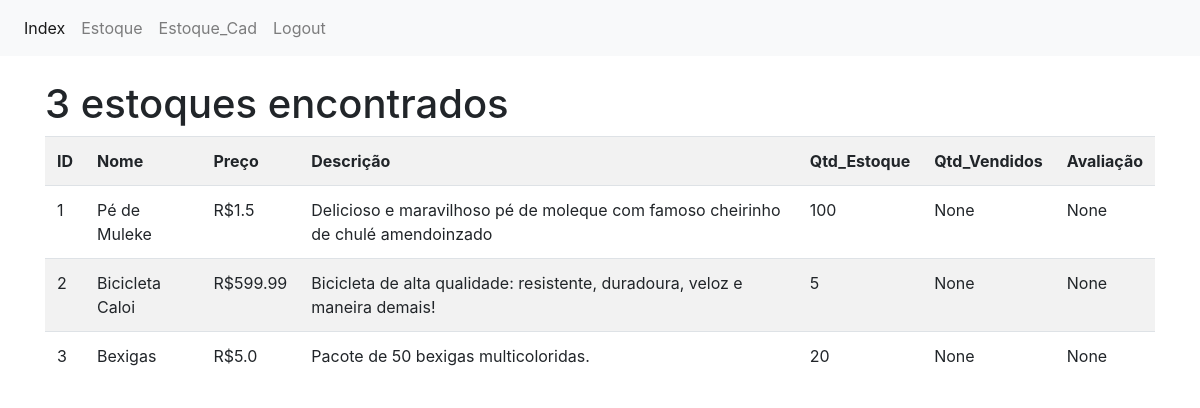
/estoque (signed in), run on the app's committed database.
### app/models/estoque.py (models this page shows, shortened)
class Estoque(db.Model):
  id = db.Column(db.Integer(), primary_key=True)
  produto_nome = db.Column(db.String(64), index=True)
  produto_dsc = db.Column(db.String(512), index=True)
  qtd_estoque = db.Column(db.Integer(), index=True)
  qtd_vendidos = db.Column(db.Integer(), index=True)
  preco = db.Column(db.Float(), index=True)
  avaliacao = db.Column(db.Float(), index=True)
  timestamp = db.Column(db.DateTime(), index=True, default=datetime.utcnow)
  usuario_id = db.Column(db.Integer(), db.ForeignKey('usuario.id'))

### app/controllers/default.py (the view)
@app.route("/estoque")
def estoque():
  estoques = Estoque.query.all()
  return render_template("estoque.html", estoques=estoques, isLogged=current_user.is_authenticated)

### app/models/usuario.py (called while the page is built)
@login.user_loader
def load_user(id):
  return Usuario.query.get(int(id))

### app/templates/estoque.html (shortened to what this page needs)
{% extends 'bootstrap/base.html' %}
{% block html_attribs %} lang="pt-BR"{% endblock %}
{% block styles %}
<link rel="stylesheet" href="https://stackpath.bootstrapcdn.com/bootstrap/4.1.3/css/bootstrap.min.css">
{% endblock %}
{% block content %}
<nav class="navbar navbar-expand-lg navbar-light bg-light">
  <div class="collapse navbar-collapse" id="navbarNavAltMarkup">
    <div class="navbar-nav">
      <a class="nav-item nav-link active" href="/">Index</a>
      <a class="nav-item nav-link" href="/estoque">Estoque<span class="sr-only">(current)</span></a>
      <a class="nav-item nav-link" href="/estoque/cadastro">Estoque_Cad</a>
      {% if isLogged %}
        <a class="nav-item nav-link" href="/logout">Logout</a>
      {% endif %}
    </div>
  </div>
</nav>
<br>
<div class="container">
  <div class="page-header">
    <h1>{{ estoques|length }} estoques encontrados</h1>
  </div>
  {% if estoques %}
  <table class="table table-striped">
    <tr>
      <th>ID</th>
      <th>Nome</th>
      <th>Preço</th>
      <th>Descrição</th>
      <th>Qtd_Estoque</th>
      <th>Qtd_Vendidos</th>
      <th>Avaliação</th>
    </tr>
  {% for estoque in estoques %}
    <tr>
      <td>{{ estoque.id }}</td>
      <td>{{ estoque.produto_nome }}</td>
      <td>R${{ estoque.preco }}</td>
      <td>{{ estoque.produto_dsc }}</td>
      <td>{{ estoque.qtd_estoque }}</td>
      <td>{{ estoque.qtd_vendidos }}</td>
      <td>{{ estoque.avaliacao }}</td>
    </tr>
  {% endfor %}
  </table>
{% endif %}
</div>
{% endblock %}

### data on the page
Estoque: id "1", produto_nome "Pé de Muleke", preco "1.5", produto_dsc "Delicioso e maravilhoso pé de moleque com famoso cheirinho de chulé amendoinzado", qtd_estoque "100", qtd_vendidos "None", avaliacao "None"
Estoque: id "2", produto_nome "Bicicleta Caloi", preco "599.99", produto_dsc "Bicicleta de alta qualidade: resistente, duradoura, veloz e maneira demais!", qtd_estoque "5", qtd_vendidos "None", avaliacao "None"
Estoque: id "3", produto_nome "Bexigas", preco "5.0", produto_dsc "Pacote de 50 bexigas multicoloridas.", qtd_estoque "20", qtd_vendidos "None", avaliacao "None"

### other printed values
{{ estoques|length }} "3"
